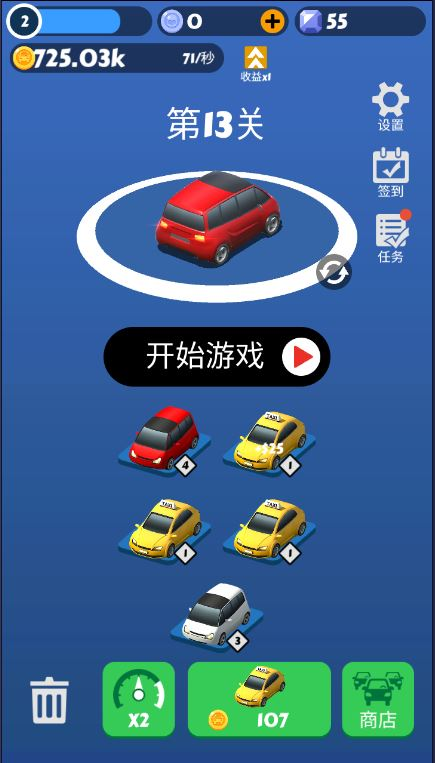
#> input picture images/example_main_menu.JPG, 435 x 763 px
$ python static_detection.py
#> lines starting #> are read from the running program, lines starting #| are printed output that depends on the picture; after the words box and inside, x2 and y2 are one past the last pixel; in counts of white or black regions, pixels touching at a corner belong together
import cv2 as cv
import numpy as np

# load images
haystack_img = cv.imread('../images/example_main_menu.JPG', cv.IMREAD_UNCHANGED)
#> haystack_img is the input picture: shape (763, 435, 3); mean B, G, R 143.7, 101.5, 62.9
needle_img = cv.imread('../images/start_game.JPG', cv.IMREAD_UNCHANGED)
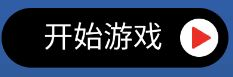
#> input picture images/start_game.JPG, 233 x 77 px
#> needle_img is the input picture: shape (77, 233, 3); mean B, G, R 74.7, 55, 44.8

# create matchTemplate
result = cv.matchTemplate(haystack_img, needle_img, cv.TM_CCOEFF_NORMED)
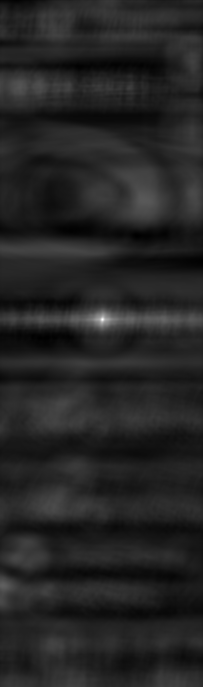
#> result: shape (687, 203) float32; min -0.159, max 0.998, mean 0.00928; drawn with min black and max white

# get coordinates and confidence
min_val, max_val, min_loc, max_loc = cv.minMaxLoc(result)
#> min_val = -0.159; max_val = 0.998; min_loc = (136, 235); max_loc = (102, 319)

# set thershold to 80%
threshold = 0.8
if max_val >= threshold:

    # needle_img shape
    needle_img_w = needle_img.shape[1]
#> needle_img_w = 233
    needle_img_h = needle_img.shape[0]
#> needle_img_h = 77

    # detection box size
    top_left = max_loc
#> top_left = (102, 319)
    bottom_right = (top_left[0] + needle_img_w, top_left[1] + needle_img_h)
#> bottom_right = (335, 396)

    # draw detection box
    cv.rectangle(haystack_img, top_left, bottom_right,
                 color=(0,255,0),
                 thickness=2,
                 lineType=cv.LINE_4)
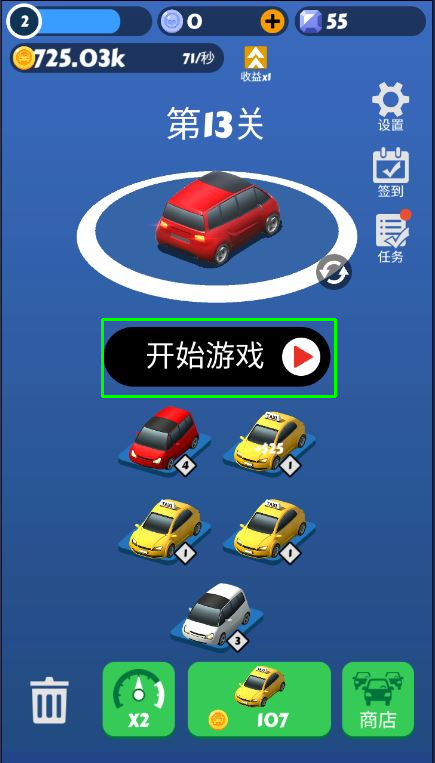
#> haystack_img: shape (763, 435, 3); 0.56% of pixels changed, all inside (x1, y1, x2, y2) = (101, 318, 337, 398)

    # show detected img
    cv.imshow('Result', haystack_img)
    cv.waitKey()

else:
    print('not found')
